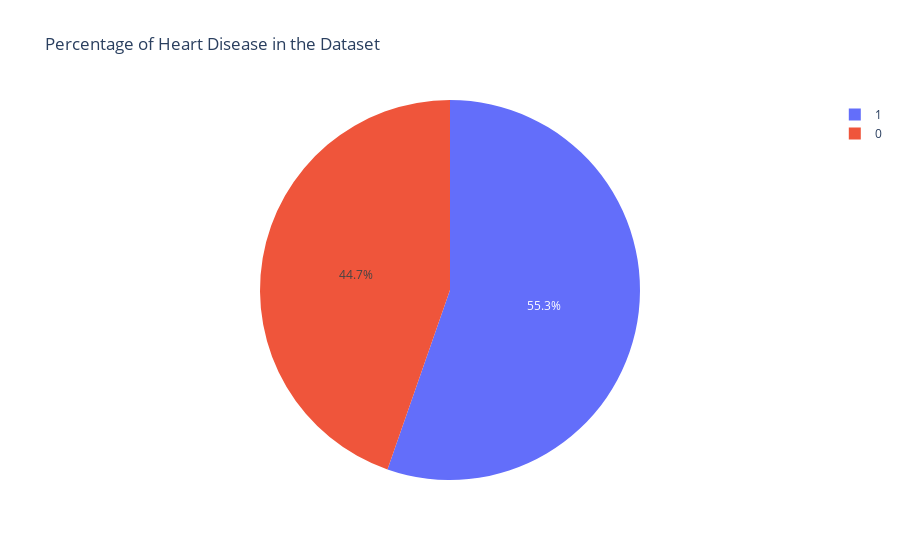

Notebook cell for this chart:
### Markdown cell above
**Percentage of HeartDisease data distribution**

### Code cell
# here i will create a pie chart to visualize the percentage of heart disease in the dataset
px.pie(heart_df, names='HeartDisease', title='Percentage of Heart Disease in the Dataset')

### Figure 1 — Plotly figure (JSON) as saved in the notebook; plotly's stock layout.template omitted (floating-point values rounded to 4 significant figures; data arrays with more than 128 entries replaced by an {"elided": "..."} marker saying what was removed)
{"data": [{"domain": {"x": [0, 1], "y": [0, 1]}, "hovertemplate": "HeartDisease=%{label}<extra></extra>", "labels": {"elided": "918 int values"}, "legendgroup": "", "name": "", "showlegend": true, "type": "pie"}], "layout": {"legend": {"tracegroupgap": 0}, "title": {"text": "Percentage of Heart Disease in the Dataset"}}}
